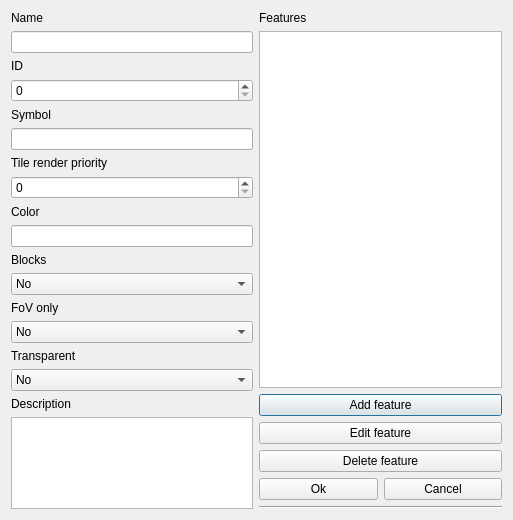
<?xml version="1.0" encoding="UTF-8"?>
<ui version="4.0">
 <class>ActorEditDlg</class>
 <widget class="QDialog" name="ActorEditDlg">
  <property name="geometry">
   <rect>
    <x>0</x>
    <y>0</y>
    <width>513</width>
    <height>520</height>
   </rect>
  </property>
  <property name="windowTitle">
   <string>Dialog</string>
  </property>
  <layout class="QHBoxLayout" name="horizontalLayout">
   <item>
    <layout class="QVBoxLayout" name="verticalLayout">
     <item>
      <widget class="QLabel" name="label">
       <property name="text">
        <string>Name</string>
       </property>
      </widget>
     </item>
     <item>
      <widget class="QLineEdit" name="fName"/>
     </item>
     <item>
      <widget class="QLabel" name="label_2">
       <property name="text">
        <string>ID</string>
       </property>
      </widget>
     </item>
     <item>
      <widget class="QSpinBox" name="fID"/>
     </item>
     <item>
      <widget class="QLabel" name="label_3">
       <property name="text">
        <string>Symbol</string>
       </property>
      </widget>
     </item>
     <item>
      <widget class="QLineEdit" name="fSymbol">
       <property name="maxLength">
        <number>3</number>
       </property>
      </widget>
     </item>
     <item>
      <widget class="QLabel" name="label_10">
       <property name="text">
        <string>Tile render priority</string>
       </property>
      </widget>
     </item>
     <item>
      <widget class="QSpinBox" name="fPriority"/>
     </item>
     <item>
      <widget class="QLabel" name="label_4">
       <property name="text">
        <string>Color</string>
       </property>
      </widget>
     </item>
     <item>
      <widget class="QLineEdit" name="fColor">
       <property name="maxLength">
        <number>6</number>
       </property>
      </widget>
     </item>
     <item>
      <widget class="QLabel" name="label_5">
       <property name="text">
        <string>Blocks</string>
       </property>
      </widget>
     </item>
     <item>
      <widget class="QComboBox" name="fBlocks">
       <item>
        <property name="text">
         <string>No</string>
        </property>
       </item>
       <item>
        <property name="text">
         <string>Yes</string>
        </property>
       </item>
      </widget>
     </item>
     <item>
      <widget class="QLabel" name="label_6">
       <property name="text">
        <string>FoV only</string>
       </property>
      </widget>
     </item>
     <item>
      <widget class="QComboBox" name="fFOV">
       <item>
        <property name="text">
         <string>No</string>
        </property>
       </item>
       <item>
        <property name="text">
         <string>Yes</string>
        </property>
       </item>
      </widget>
     </item>
     <item>
      <widget class="QLabel" name="label_9">
       <property name="text">
        <string>Transparent</string>
       </property>
      </widget>
     </item>
     <item>
      <widget class="QComboBox" name="fTransparent">
       <item>
        <property name="text">
         <string>No</string>
        </property>
       </item>
       <item>
        <property name="text">
         <string>Yes</string>
        </property>
       </item>
      </widget>
     </item>
     <item>
      <widget class="QLabel" name="label_7">
       <property name="text">
        <string>Description</string>
       </property>
      </widget>
     </item>
     <item>
      <widget class="QTextEdit" name="fDescription">
       <property name="tabStopWidth">
        <number>76</number>
       </property>
      </widget>
     </item>
    </layout>
   </item>
   <item>
    <layout class="QVBoxLayout" name="verticalLayout_2">
     <item>
      <widget class="QLabel" name="label_8">
       <property name="text">
        <string>Features</string>
       </property>
      </widget>
     </item>
     <item>
      <widget class="QListWidget" name="lFeatures"/>
     </item>
     <item>
      <widget class="QPushButton" name="btnAddFeature">
       <property name="text">
        <string>Add feature</string>
       </property>
      </widget>
     </item>
     <item>
      <widget class="QPushButton" name="pushButton">
       <property name="text">
        <string>Edit feature</string>
       </property>
      </widget>
     </item>
     <item>
      <widget class="QPushButton" name="pushButton_2">
       <property name="text">
        <string>Delete feature</string>
       </property>
      </widget>
     </item>
     <item>
      <layout class="QHBoxLayout" name="horizontalLayout_2">
       <item>
        <widget class="QPushButton" name="pushButton_4">
         <property name="text">
          <string>Ok</string>
         </property>
        </widget>
       </item>
       <item>
        <widget class="QPushButton" name="cancelBtn">
         <property name="text">
          <string>Cancel</string>
         </property>
        </widget>
       </item>
      </layout>
     </item>
     <item>
      <widget class="Line" name="line">
       <property name="orientation">
        <enum>Qt::Horizontal</enum>
       </property>
      </widget>
     </item>
    </layout>
   </item>
  </layout>
 </widget>
 <resources/>
 <connections/>
</ui>
